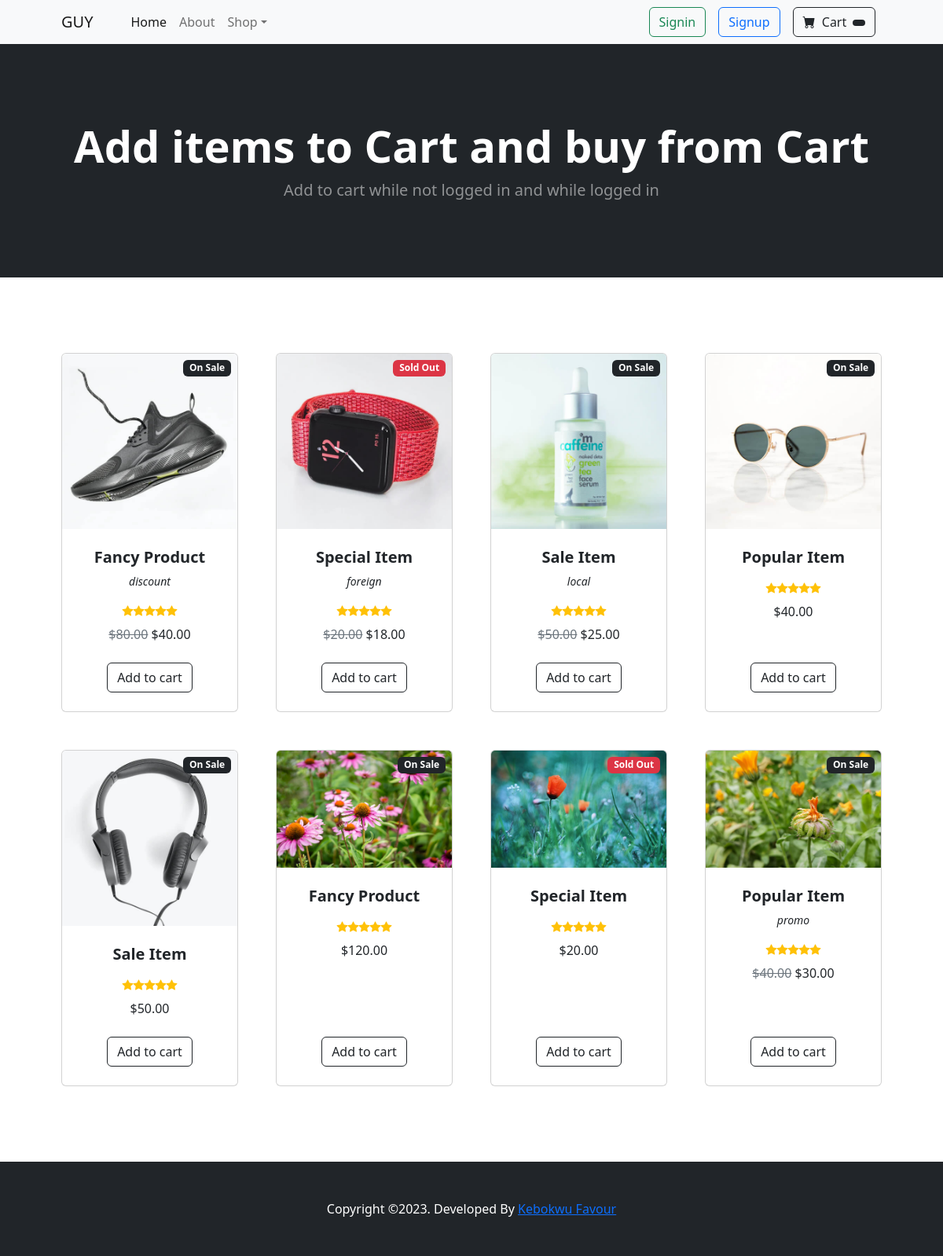
The page / on the database its author committed.
### tables this page shows
CREATE TABLE `products` (
  `prod_id` int(11) NOT NULL,
  `prod_name` varchar(300) NOT NULL,
  `alt_name` varchar(200) NOT NULL,
  `prod_price` varchar(300) NOT NULL,
  `prod_discount_price` varchar(300) NOT NULL,
  `prod_quantity` int(250) DEFAULT NULL,
  `prod_image` varchar(300) NOT NULL,
  `date_added` datetime NOT NULL DEFAULT current_timestamp() ON UPDATE current_timestamp(),
  `date_sold_out` datetime DEFAULT NULL
);

### index.php (the view, shortened to what this page needs)
<?php
require_once "config/db_connect.php";
?>
<!DOCTYPE html>
<html lang="en">
<head>
  <link href="https://cdn.jsdelivr.net/npm/bootstrap-icons@1.5.0/font/bootstrap-icons.css" rel="stylesheet" />
  <link href="css/styles.css" rel="stylesheet" />
</head>
<body>
  <nav class="navbar navbar-expand-lg navbar-light bg-light">
    <div class="container px-4 px-lg-5">
      <a class="navbar-brand" href="#!">GUY</a>
      <div class="collapse navbar-collapse" id="navbarSupportedContent">
        <ul class="navbar-nav me-auto mb-2 mb-lg-0 ms-lg-4">
          <li class="nav-item"><a class="nav-link active" aria-current="page" href="#!">Home</a></li>
          <li class="nav-item"><a class="nav-link" href="#!">About</a></li>
          <li class="nav-item dropdown">
            <a class="nav-link dropdown-toggle" id="navbarDropdown" href="#" role="button" data-bs-toggle="#dropdown" aria-expanded="false">Shop</a>
          </li>
        </ul>
        <div class="d-flex">
          <?php
          if (isset($_SESSION["uName"])) {
          ?>
            <a href="auth/signout.php" class="btn btn-outline-danger mx-2">
              SignOut
            </a>
            <a href="#profile.php" class="text-decoration-none">
              <?php
              echo $_SESSION["uName"];
              ?>
            </a>
            <a href="cart_items.php" class="btn btn-outline-dark mx-2">
              <i class="bi-cart-fill me-1"></i>
              Cart
              <span class="badge bg-dark text-white ms-1 rounded-pill">
                <?php
                $count = $con->prepare("SELECT * FROM user_carts WHERE user_id = ?");
                $count->execute([$_SESSION["uid"]]);
                $num = $count->rowCount();
                if (isset($num)) {
                  echo $num;
                }
                ?>
              </span>
            </a>
          <?php
          } else {
          ?>
            <a href="auth/signin.php" class="btn btn-outline-success mx-2">
              Signin
            </a>
            <a href="auth/signup.php" class="btn btn-outline-primary mx-2">
              Signup
            </a>
            <a href="cart_items.php" class="btn btn-outline-dark mx-2">
              <i class="bi-cart-fill me-1"></i>
              Cart
              <span class="badge bg-dark text-white ms-1 rounded-pill">
              </span>
            </a>
          <?php
          }
          ?>
        </div>
      </div>
    </div>
  </nav>
  <header class="bg-dark py-5">
    <div class="container px-4 px-lg-5 my-5">
      <div class="text-center text-white">
        <h1 class="display-4 fw-bolder">Add items to Cart and buy from Cart</h1>
        <p class="lead fw-normal text-white-50 mb-0">Add to cart while not logged in and while logged in</p>
      </div>
    </div>
  </header>
  <?php
  $select_prods = $con->prepare("SELECT * FROM products");
  $select_prods->execute();
  $results = $select_prods;
  ?>
  <section class="py-5">
    <div class="container px-4 px-lg-5 mt-5">
      <div class="row gx-4 gx-lg-5 row-cols-2 row-cols-md-3 row-cols-xl-4 justify-content-center">
        <?php
        foreach ($results as $result) {
        ?>
          <div class="col mb-5">
            <div class="card h-100">
              <?php
              if (empty($result["prod_quantity"]) or $result["prod_quantity"] == null or $result["prod_quantity"] == "") {
              ?>
                <div class="badge bg-danger text-white position-absolute" style="top: 0.5rem; right: 0.5rem">
                  Sold Out
                </div>
              <?php
              } else {
              ?>
                <div class="badge bg-dark text-white position-absolute" style="top: 0.5rem; right: 0.5rem">
                  On Sale
                </div>
              <?php
              }
              ?>
              <img class="card-img-top" src="assets/prodcut_images/<?php echo $result["prod_image"] ?>" alt="product image" />
              <div class="card-body p-4">
                <div class="text-center">
                  <h5 class="fw-bolder"><?php echo $result["prod_name"] ?></h5>
                  <?php
                  if (isset($result["alt_name"])) {
                  ?>
                    <p class="small"><em><?php echo $result["alt_name"] ?></em></p>
                  <?php
                  }
                  ?>
                  <div class="d-flex justify-content-center small text-warning mb-2">
                    <div class="bi-star-fill"></div>
                    <div class="bi-star-fill"></div>
                    <div class="bi-star-fill"></div>
                    <div class="bi-star-fill"></div>
                    <div class="bi-star-fill"></div>
                  </div>
                  <?php
                  if (empty($result["prod_discount_price"]) or $result["prod_discount_price"] == null or $result["prod_discount_price"] == "") {
                    echo "$" . $result["prod_price"];
                  } else {
                  ?>
                    <span class="text-muted text-decoration-line-through"><?php echo "$" . $result["prod_price"] ?></span>
                    <?php echo "$" . $result["prod_discount_price"] ?>
                  <?php
                  }
                  ?>
                </div>
              </div>
              <div class="card-footer p-4 pt-0 border-top-0 bg-transparent">
                <div class="text-center">
                  <form action="config/handler/cart_handler.php" method="post">
                    <button type="submit" name="add_cart_btn" class="btn btn-outline-dark mt-auto">Add to cart</button>
                  </form>
                </div>
              </div>
            </div>
          </div>
        <?php
        }
        ?>
      </div>
    </div>
  </section>
  <footer class="py-5 bg-dark">
    <div class="container">
      <p class="m-0 text-center text-white">Copyright &copy;2023. Developed By <a href="https://www.kebokwu-favour.netlify.app">Kebokwu Favour</a></p>
    </div>
  </footer>
</body>
</html>

### rows shown on the page
products: prod_quantity "On Sale", prod_image (picture), prod_name "Fancy Product", alt_name "discount", prod_price "80.00", prod_discount_price "40.00"
products: shows "Sold Out", prod_image (picture), prod_name "Special Item", alt_name "foreign", prod_price "20.00", prod_discount_price "18.00"
products: prod_quantity "On Sale", prod_image (picture), prod_name "Sale Item", alt_name "local", prod_price "50.00", prod_discount_price "25.00"
products: prod_quantity "On Sale", prod_image (picture), prod_name "Popular Item", prod_price "40.00"
products: prod_quantity "On Sale", prod_image (picture), prod_name "Sale Item", prod_price "50.00"
products: prod_quantity "On Sale", prod_image (picture), prod_name "Fancy Product", prod_price "120.00"
products: prod_quantity "Sold Out", prod_image (picture), prod_name "Special Item", prod_price "20.00"
products: prod_quantity "On Sale", prod_image (picture), prod_name "Popular Item", alt_name "promo", prod_price "40.00", prod_discount_price "30.00"
